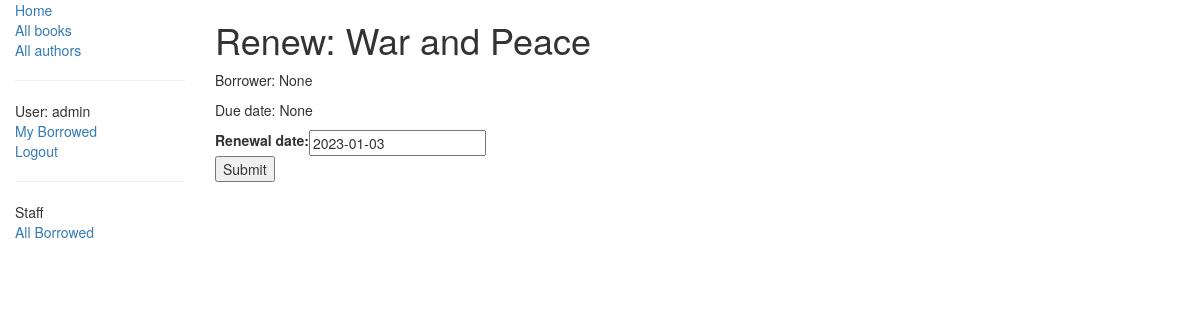
/catalog/book/3d2bdbd3218d4dd7ae2e9c5395856dbc/renew/ (signed in), run on the app's committed database.
### catalog/models.py (models this page shows, shortened)
class BookInstance(models.Model):
    id = models.UUIDField(primary_key=True, default=uuid.uuid4, help_text="Unique ID for this particular"
                                                                          "book across whole library")
    book = models.ForeignKey('Book', on_delete=models.SET_NULL, null=True)
    imprint = models.CharField(max_length=200)
    due_back = models.DateField(null=True, blank=True)
    borrower = models.ForeignKey(User, on_delete=models.SET_NULL, null=True, blank=True)
    LOAN_STATUS = (
        ('m', 'Maintenance'),
        ('o', 'On loan'),
        ('a', 'Available'),
        ('r', 'Reversed'),
    )
    status = models.CharField(max_length=1, choices=LOAN_STATUS, blank=True, default='m', help_text='Book availability')
    class Meta:
        ordering = ["due_back"]
        permissions = (("can_mark_returned", "Set book as returned"),)
    @property
    def is_overdue(self):
        if self.due_back and date.today() > self.due_back:
            return True
        return False

class Book(models.Model):
    title = models.CharField(max_length=200)
    author = models.ForeignKey('Author', on_delete=models.SET_NULL, null=True)
    summary = models.TextField(max_length=1000, help_text="Enter a brief description of the book")
    isbn = models.CharField('ISBN', max_length=13, help_text='13 Character <a href="https://www.isbn-international.org/'
                                                             'conten/what-isbn>"ISBN number</a>')
    genre = models.ManyToManyField(Genre, help_text="Select genre for this book")
    def display_genre(self):
        """
        Creates a string for the Genre. This is required to display genre in Admin.
        :return:
        """
        return ', '.join([genre.name for genre in self.genre.all()[:3]])
    display_genre.short_description = 'Genre'

### catalog/views.py (the view)
# urls.py: re_path(r'^book/(?P<pk>[-\w]+)/renew/$', views.renew_book_librarian, name='renew-book-librarian'),
@permission_required('catalog.can_mark_returned')
def renew_book_librarian(request, pk):
    book_inst = get_object_or_404(BookInstance, pk=pk)
    if request.method == 'POST':
        form = RenewBookModelForm(request.POST)
        if form.is_valid():
            book_inst.due_back = form
            book_inst.save()
            return HttpResponseRedirect(reverse('all-borrowed'))
    else:
        proposed_renewal_date = datetime.date.today() + datetime.timedelta(weeks=3)
        form = RenewBookModelForm(initial={'due_back': proposed_renewal_date, })
    return render(request, 'catalog/book_renew_librarian.html', {'form': form, 'bookinst': book_inst})

### catalog/forms.py (shortened to what this page needs)
class RenewBookModelForm(ModelForm):
    class Meta:
        model = BookInstance
        fields = ['due_back']
        labels = {'due_back': _('Renewal date'), }
        help_text = {'due_back': _('Enter a date between now and 4 weeks (default 3).'), }

### catalog/templates/catalog/book_renew_librarian.html (shortened to what this page needs)
{% extends "base_generic.html" %}
{% block content %}
<h1>Renew: {{bookinst.book.title}}</h1>
<p>Borrower: {{bookinst.borrower}}</p>
<p {% if bookinst.is_overdue %} class="text-danger" {% endif %}>Due date: {{bookinst.due_back}}</p>
<form action="" method="post">
    <table>
        {{ form }}
    </table>
    <input type="submit" value="Submit">
</form>
{% endblock %}

### catalog/templates/base_generic.html (shortened to what this page needs)
<!doctype html>
<html lang="en">
<head>
    <link rel="stylesheet" href="https://maxcdn.bootstrapcdn.com/bootstrap/3.3.7/css/bootstrap.min.css">
    {% load static %}
    <link rel="stylesheet" href="{% static 'css/styles.css' %}">
</head>
<body>
<div class="container-fluid">
    <div class="row">
        <div class="col-sm-2">
            {% block sidebar %}
            <ul class="sidebar-nav">
                <li><a href="{% url 'index' %}">Home</a></li>
                <li><a href="{% url 'books' %}">All books</a></li>
                <li><a href="{% url 'authors' %}">All authors</a></li>
                {% if user.is_authenticated %}
                <hr>
                <li>User: {{ user.get_username }}</li>
                <li><a href="{% url 'my-borrowed' %}">My Borrowed</a></li>
                <li><a href="{% url 'logout' %}?next={{ request.path }}">Logout</a></li>
                {% else %}
                <li><a href="{% url 'login' %}?next={{ request.path }}">Login</a></li>
                {% endif %}
                {% if user.is_staff %}
                <hr>
                <li>Staff</li>
                {% if perms.catalog.can_mark_returned %}
                <li><a href="{% url 'all-borrowed' %}">All Borrowed</a></li>
                {% endif %}
            </ul>
            {% endif %}
            {% endblock %}
        </div>
        <div class="col-sm-10">
            {% block content %}{% endblock %}
        </div>
    </div>
</div>
</body>
</html>

### catalog/static/css/styles.css (style rules this page uses)
.sidebar-nav { margin_top: 20px; padding: 0; list-style: none; }

### data on the page
BookInstance: book "War and Peace", borrower "None", due_back "None"

### other printed values
{{ user.get_username }} "admin"
